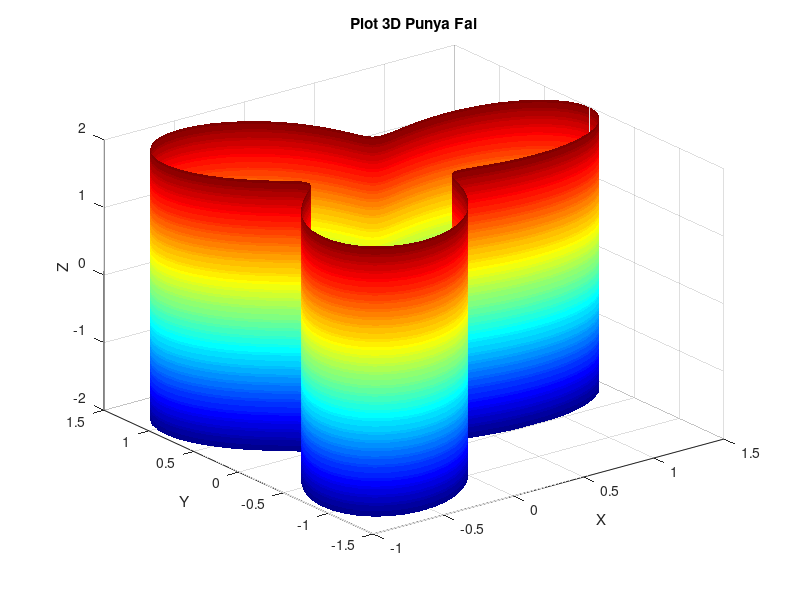

The MATLAB script that drew this image:
%Nama : Muhammad Anas Rifai
%Nim  : 662021003
%TUGAS VISUALISASI 2D and 3D

%Visualisasi 2D


% %Pertama Visualisasi 2D
% % Definisi parameter
% a = 1; % Faktor skala
% % Rentang nilai parameter t
% t = linspace(0, 25*pi, 1000);
% % Menghitung koordinat x dan y
% x = a * sqrt(t) .* cos(t);
% y = a * sqrt(t) .* sin(t);
% % Plot spiral Fermat
% figure;
% plot(x, y, 'b', 'LineWidth', 2);
% axis equal; % Agar skala sumbu x dan y sama
% % Menambahkan elemen tambahan
% hold on;
% scatter(x(1:20:end), y(1:20:end), 50, t(1:20:end), 'filled');
% colorbar;
% title('Spiral Fermat');
% xlabel('X');
% ylabel('Y');


% %Kedua Visualisasi 2D
% % Inisialisasi
% x = 0;
% y = 0;
% X = [0];
% Y = [0];
% % Transformasi dan iterasi
% for i = 1:100000
%     r = rand;
%     if r <= 0.01
%         x_new = 0;
%         y_new = 0.16 * y;
%     elseif r <= 0.86
%         x_new = 0.85 * x + 0.04 * y;
%         y_new = -0.04 * x + 0.85 * y + 1.6;
%     elseif r <= 0.93
%         x_new = 0.2 * x - 0.26 * y;
%         y_new = 0.23 * x + 0.22 * y + 1.6;
%     else
%         x_new = -0.15 * x + 0.28 * y;
%         y_new = 0.26 * x + 0.24 * y + 0.44;
%     end
%     x = x_new;
%     y = y_new;
%     X = [X x];
%     Y = [Y y];
% end
% % Plotting
% figure;
% plot(X, Y, '.', 'MarkerSize', 1, 'Color', [0.133, 0.545, 0.133]);
% title('Fractal Fern');
% xlabel('X');
% ylabel('Y');
% axis equal;


% %Ketiga Visualisasi 2D
% % Data koordinat garis bujur dan lintang untuk beberapa negara
% % (Data ini hanya sebagai contoh)
% latitudes = [40.7128, 51.5074, 48.8566, -25.2744]; % Lintang
% longitudes = [-74.0060, -0.1278, 2.3522, 133.7751]; % Bujur
% names = {'New York', 'London', 'Paris', 'Sydney'};
% % Plot peta dunia
% worldmap('World');
% load coastlines;
% % Plot garis lintang dan bujur untuk setiap negara
% for i = 1:numel(names)
%     plotm(latitudes(i), longitudes(i), 'r*', 'MarkerSize', 10);
%     textm(latitudes(i), longitudes(i), names{i}, 'Color', 'blue', 'FontSize', 10);
% end
% % Menambahkan judul
% title('Peta Dunia dengan Lokasi Beberapa Kota');
% % Menambahkan elemen tambahan yang menarik
% hold on;
% scatterm(latitudes, longitudes, 100, 'filled', 'MarkerFaceColor', 'green');


% %Keempat Visualisasi 2D
% % Membuat array dari 0 sampai 2*pi dengan inkrement kecil
% x = 0:0.1:2*pi;
% % Menghitung nilai sinus dan cosinus
% y1 = sin(x);
% y2 = cos(x);
% % Membuat plot dari sinus dan cosinus
% plot(x, y1, 'b', 'LineWidth', 2);
% hold on;
% plot(x, y2, 'r', 'LineWidth', 2);
% % Menambahkan efek visual
% axis equal; % Mengatur skala sumbu x dan y agar sama
% xlabel('Sumbu X');
% ylabel('Sumbu Y');
% title('Visualisasi Sinus dan Cosinus');
% % Menambahkan pola antar sinus dan cosinus
% for i = 1:length(x)
%     if mod(i,10) == 0
%         plot([x(i) x(i)], [y1(i) y2(i)], 'k--'); % Garis putus-putus
%     end
% end
% % Menambahkan legenda
% legend('Sinus', 'Cosinus', 'Pola');
% % Menambahkan warna latar belakang
% set(gcf, 'Color', [0.9, 0.9, 0.9]);
% % Menambahkan teks
% text(2, 0.5, 'Visualisasi Antimainstream', 'FontSize', 14, 'Color', 'magenta', 'FontWeight', 'bold');
% % Menambahkan animasi titik berputar
% theta = linspace(0,2*pi,100);
% radius = 1.5;
% x_point = radius * cos(theta);
% y_point = radius * sin(theta);
% h = plot(x_point(1), y_point(1), 'ko', 'MarkerSize', 10, 'MarkerFaceColor', 'yellow');
% for i = 1:length(theta)
%     set(h, 'XData', x_point(i), 'YData', y_point(i));
%     drawnow;
%     pause(0.05);
% end


% %Kelima Visualisasi 2D
% % Membuat data titik-titik untuk spiral
% theta = linspace(0, 10*pi, 1000);
% r = theta;
% % Konversi dari koordinat polar ke koordinat kartesian
% x = r .* cos(theta);
% y = r .* sin(theta);
% % Plot spiral dengan warna-warni acak
% plot(x, y, 'LineWidth', 2);
% hold on;
% % Menambahkan warna-warni pada setiap titik spiral
% colors = rand(length(x), 3); % Membuat warna acak untuk setiap titik
% scatter(x, y, 30, colors, 'filled');
% % Menambahkan efek visual
% axis equal;
% xlabel('Sumbu X');
% ylabel('Sumbu Y');
% title('Visualisasi Spiral Berwarna-Warni');
% % Menambahkan kotak warna
% c = colorbar;
% c.Label.String = 'Parameter Warna';
% % Menambahkan elemen dekoratif
% text(-10, 0, 'Spiral Berwarna-Warni', 'FontSize', 14, 'Color', 'blue', 'FontWeight', 'bold');



%Visualisasi 3D


% %Pertama Visualisasi 3D
% % Buat koordinat silinder untuk membentuk mawar
% theta = linspace(0,2*pi,100); % Sudut
% r = sin(2*theta).^2; % Radius
% z = cos(2*theta); % Koordinat z
% % Visualisasi
% figure;
% subplot(1,2,1);
% plot3(r.*cos(theta), r.*sin(theta), z, 'r', 'LineWidth', 2); % Plot mawar
% title('Mawar 3D - Bidang XY');
% xlabel('X');
% ylabel('Y');
% zlabel('Z');
% grid on;
% subplot(1,2,2);
% plot3(r.*cos(theta), r.*sin(theta), z, 'r', 'LineWidth', 2); % Plot mawar
% view(-37.5,30); % Ubah sudut pandang
% title('Mawar 3D - Bidang XYZ');
% xlabel('X');
% ylabel('Y');
% zlabel('Z');
% grid on;


% %Kedua Visualisasi 3D
% % Parameter spiral logaritmik
% theta = linspace(0, 6*pi, 1000); % Sudut
% a = 0.1; % Parameter skala
% b = 0.3; % Parameter kelengkungan
% c = 1; % Parameter tinggi
% % Koordinat spiral logaritmik
% x = a * exp(b*theta) .* cos(theta);
% y = a * exp(b*theta) .* sin(theta);
% z = c * theta;
% % Visualisasi
% figure;
% plot3(x, y, z, 'b', 'LineWidth', 2); % Plot spiral
% title('Spiral Logaritmik 3D');
% xlabel('X');
% ylabel('Y');
% zlabel('Z');
% grid on;


% %Ketiga Visualisasi 3D
% % Buat kisi kristal sederhana
% a = 1; % Panjang sisi kubus
% [X,Y,Z] = meshgrid(0:a:3*a, 0:a:3*a, 0:a:3*a); % Grid 3D
% atoms = [X(:), Y(:), Z(:)]; % Koordinat atom
% % Visualisasi
% figure;
% scatter3(atoms(:,1), atoms(:,2), atoms(:,3), 100, 'filled', 'c'); % Plot atom
% title('Struktur Kristal Kubus Sederhana');
% xlabel('X');
% ylabel('Y');
% zlabel('Z');
% axis equal;
% grid on;


% %Keempat Visualisasi 3D
% theta = linspace(0, 2*pi, 100);
% z = linspace(0, 1, 100);
% [theta, z] = meshgrid(theta, z);
% x = cos(theta);
% y = sin(theta);
% % Menggambar siluet bentuk lngkr
% body_x = [x(:); 0.5*x(:); -0.5*x(:)];
% body_y = [y(:); 0.5*y(:); -0.5*y(:)];
% body_z = [z(:); 0.5*ones(size(z(:))); 0.5*ones(size(z(:)))];
% % Plotting
% figure;
% plot3(body_x, body_y, body_z, 'r');
% xlabel('X');
% ylabel('Y');
% zlabel('Z');
% title('Silhouette Plot of Circle Friends');
% axis equal;
% grid on;


%Kelima Visualisasi 3D
% Membuat data untuk plot 3D
theta = linspace(0, 2*pi, 100);
z = linspace(-2, 2, 100);
[theta, z] = meshgrid(theta, z);
x = (1 + 0.5*cos(3*theta)).*cos(theta);
y = (1 + 0.5*cos(3*theta)).*sin(theta);
% Membuat plot 3D
figure;
surf(x, y, z, 'EdgeColor', 'none');
colormap(jet); % Mengubah colormap
xlabel('X');
ylabel('Y');
zlabel('Z');
title('Plot 3D Punya Fai');